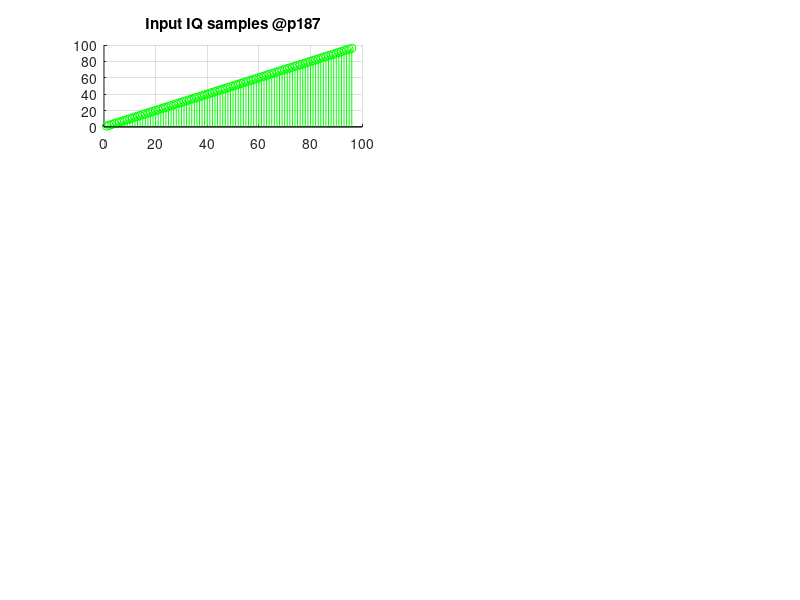

Write the MATLAB code that produced this figure. (Note: this script raises an error after producing the figure.)
% This program is to generate an input and output sample files for VHA
% single band Modulation testing at p187 gsps
clc;
clear;
close all;

num_vectors = 3;
num_samples_per_vector = 32;
num_samples = num_vectors * num_samples_per_vector;

for i = 1:num_samples
    input_iq (i) = i;        % ramp
end

n1 = 1:1:num_samples;
subplot(4, 2, 1); grid on; hold on;
stem(n1, input_iq, 'green'); title("Input IQ samples @p187");

% write this into a file which can be sourced while running on FRIO
fileId = fopen("input_samples/modulation/single_band_modulation_p187.txt", "w");
fprintf(fileId, "%08x\n", bitshift(input_iq, 16));
fclose(fileId);

% input_iq should be scaled down before giving as input to the matlab model
scale_factor = 2^-15;
input_iq_to_duc = (input_iq * scale_factor);

% enable w1, w2, w3
config.vha_hbf_stages = [1 1 1 0];

% now do an interpolation
output_iq_from_duc = vha_interpolate(input_iq_to_duc, config);

% now scale the samples up
scale_factor = 2^15;
n2 = 1:1:(numel(output_iq_from_duc));
subplot(4, 2, 3); grid on; hold on;
stem(n2, (real(output_iq_from_duc * scale_factor)), 'red'); title("DUC output 1.5Gsps");
stem(n2, (imag(output_iq_from_duc * scale_factor)), 'blue');

% generate cw0 for the modulation freq = 750Mhz, Fs = 1.5Ghz, Fclk = 1.5Ghz, #sample = 768
Fclk = 1474000;
Fs   = 1474000;
freq = (Fclk / 2);
fprintf("freq = %d KHz, Fs = %d KHz, Fclk = %d KHz\n", freq, Fs, Fclk);
cw0 = nco_pp(freq, Fs, Fclk, length(output_iq_from_duc), 0);   % 0 clk cycles delay
subplot(4, 2, 5); grid on; hold on;
n3 = 1:1:(length(cw0));
stem(n3, real(cw0), 'red'); title("CW0");
stem(n3, imag(cw0), 'blue');

% now do the modulation and combining
config.vha_bypass = [0 0];
config.vha_conj = [0, 0];
config.active_band = 1;
cw0 = transpose(cw0);
[mod_output_1p5, dummy] = vha_combine(output_iq_from_duc, 0, cw0, 0, config);
mod_output_1p5 = mod_output_1p5 * scale_factor;    % scale up the final output

n2 = 1:1:length(mod_output_1p5);
subplot(4, 2, 7); grid on; hold on;
stem(n2, real(mod_output_1p5), 'red'); title ("Output - 1.5Gsps Modulation");
stem(n2, imag(mod_output_1p5), 'blue');
mod_output_1p5_real = dec2hex(real(mod_output_1p5), 4);
mod_output_1p5_imag = dec2hex(imag(mod_output_1p5), 4);
output_1p5 = strcat(mod_output_1p5_real, mod_output_1p5_imag);
fileId = fopen("output_samples/modulation/p187/single_band_modulation_1p5.txt", "w");
for i = 1:length(output_1p5)
   nbytes = fprintf(fileId,'%8s\n',output_1p5(i,:));
end
fclose(fileId);

% enable w1, w2, w3, w4
config.vha_hbf_stages = [1 1 1 1];

% now do an interpolation
output_iq_from_duc = vha_interpolate(input_iq_to_duc, config);

% now scale the samples up
n2 = 1:1:(numel(output_iq_from_duc));
subplot(4, 2, 4); grid on; hold on;
stem(n2, (real(output_iq_from_duc * scale_factor)), 'red'); title("DUC output 3Gsps");
stem(n2, (imag(output_iq_from_duc * scale_factor)), 'blue');

% generate cw0 for the modulation freq = 750Mhz, Fs = 3Ghz, Fclk = 1.5Ghz
Fs   = 1474000 * 2;
freq = (Fclk / 2);
fprintf("freq = %d KHz, Fs = %d KHz, Fclk = %d KHz\n", freq, Fs, Fclk);
cw0 = nco_pp(freq, Fs, Fclk, length(output_iq_from_duc), 1);
subplot(4, 2, 6); grid on; hold on;
n3 = 1:1:(length(cw0));
stem(n3, real(cw0), 'red'); title("CW0 + 1");
stem(n3, imag(cw0), 'blue');

% now do the modulation and combining
config.vha_bypass = [0 0];
config.vha_conj = [0, 0];
config.active_band = 1;
cw0 = transpose(cw0);
[mod_output_3g, dummy] = vha_combine(output_iq_from_duc, 0, cw0, 0, config);
mod_output_3g = mod_output_3g * scale_factor;    % scale up the final output

n2 = 1:1:length(mod_output_3g);
subplot(4, 2, 8); grid on; hold on;
stem(n2, real(mod_output_3g), 'red'); title ("Output - 3gsps Modulation");
stem(n2, imag(mod_output_3g), 'blue');
mod_output_3g_real = dec2hex(real(mod_output_3g), 4);
mod_output_3g_imag = dec2hex(imag(mod_output_3g), 4);
output_3g = strcat(mod_output_3g_real, mod_output_3g_imag);
fileId = fopen("output_samples/modulation/p187/single_band_modulation_3.txt", "w");
for i = 1:length(output_3g)
   nbytes = fprintf(fileId,'%8s\n',output_3g(i,:));
end
fclose(fileId);
